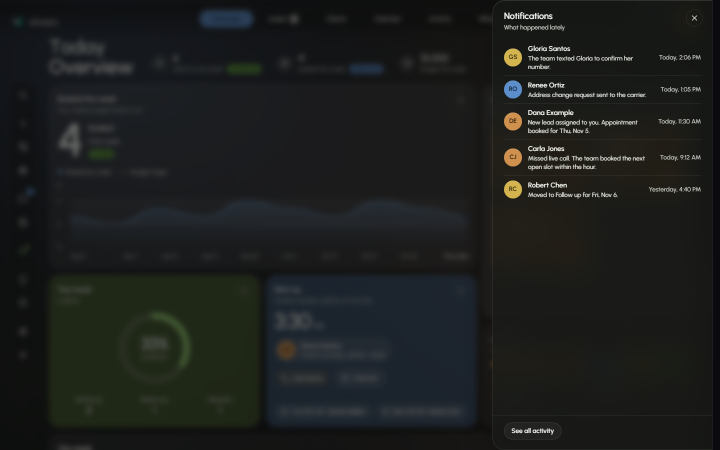
#> input picture qa/shell-843/notifications-1440-dark.png, 1440 x 900 px, found by its file name (shown at 1/2 size); its folder holds 4 pictures in this run
$ python sheet-843.py
#> lines starting #> are read from the running program, lines starting #| are printed output that depends on the picture
"""P843: contact sheets of qa/shell-843 shots + one strip image per stretch flight (frames stacked, ms labels)."""
import glob, os, re
from PIL import Image, ImageDraw
OUT = 'qa/shell-843'

def sheet(names, out, cols, w):
#> called with out = 'sheet-1440-dark.jpg', cols = 4, w = 640
    ims = [Image.open(f'{OUT}/{n}.png').convert('RGB') for n in names if os.path.exists(f'{OUT}/{n}.png')]
#> ims = 1 item
    ims = [im.resize((w, int(im.height * w / im.width))) for im in ims]
    h = max(im.height for im in ims)
#> h = 400
    rows = (len(ims) + cols - 1) // cols
#> rows = 1
    s = Image.new('RGB', (cols * w + (cols + 1) * 8, rows * (h + 26) + 8), (40, 40, 40))
#> s: PIL image 2600x434 RGB; every value is 40
    d = ImageDraw.Draw(s)
    for i, (im, n) in enumerate(zip(ims, names)):
        x, y = 8 + (i % cols) * (w + 8), 8 + (i // cols) * (h + 26)
        d.text((x, y), n, fill=(230, 230, 230))
        s.paste(im, (x, y + 16))
#> this loop made 1 pass
#> (n, x, y) on pass 1: ('overview-1440-dark', 8, 8)
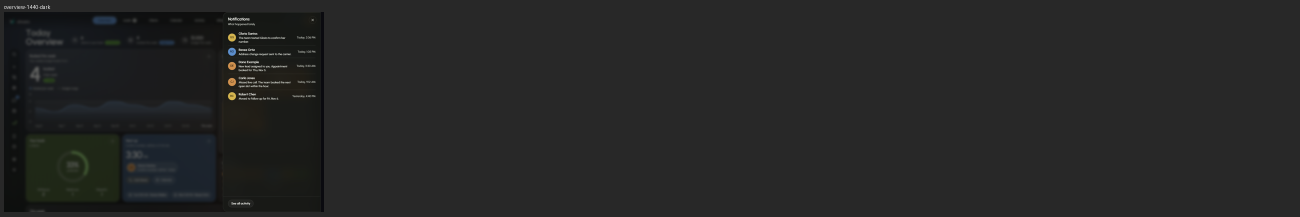
#> s: PIL image 2600x434 RGB (shown at 1/2 size); mean R, G, B 37.5, 38, 37.7
    s.save(f'{OUT}/{out}', quality=85)

pages = ['overview', 'clients', 'activity', 'settings', 'submit', 'notifications', 'search']
for t in ('dark', 'light'):
    sheet([f'{p}-1440-{t}' for p in pages] + [f'menu-1440-{t}'], f'sheet-1440-{t}.jpg', 4, 640)
    sheet([f'{p}-390-{t}' for p in pages], f'sheet-390-{t}.jpg', 7, 260)
#> call 2 of sheet, with out = 'sheet-390-dark.jpg', cols = 7, w = 260
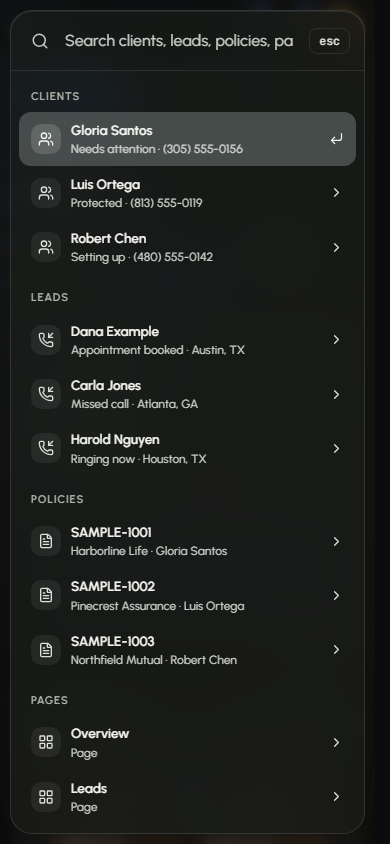
#> input picture qa/shell-843/search-390-dark.png, 390 x 844 px, found by its file name
#> in sheet (call 2), `h = max(im.height for im in ims)`: h = 562
#> in sheet (call 2), `s = Image.new('RGB', (cols * w + (cols + 1) * 8, rows * (h + 26) + 8),..`: s: PIL image 1884x596 RGB; every value is 40
#> the loop in sheet (call 2), `for i, (im, n) in enumerate(zip(ims, names)):` made 1 pass
#> (n, x, y) on pass 1: ('overview-390-dark', 8, 8)
#> after the loop in sheet (call 2), `for i, (im, n) in enumerate(zip(ims, names)):`:
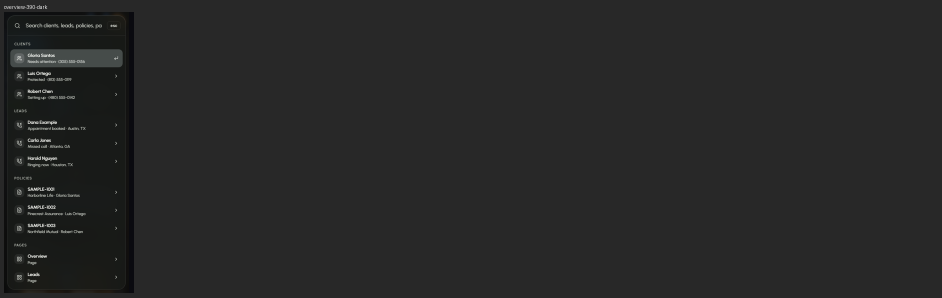
#> s: PIL image 1884x596 RGB (shown at 1/2 size); mean R, G, B 39.1, 39.3, 39.1
#> pass 2 of the loop `for t in ('dark', 'light'):`:
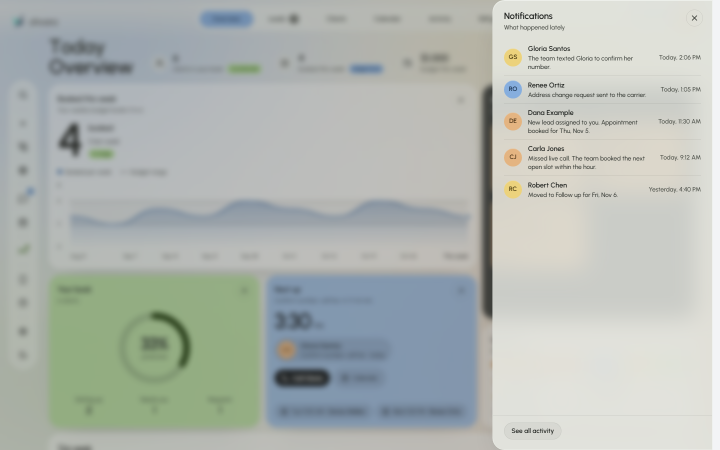
#> input picture qa/shell-843/notifications-1440-light.png, 1440 x 900 px, found by its file name (shown at 1/2 size)
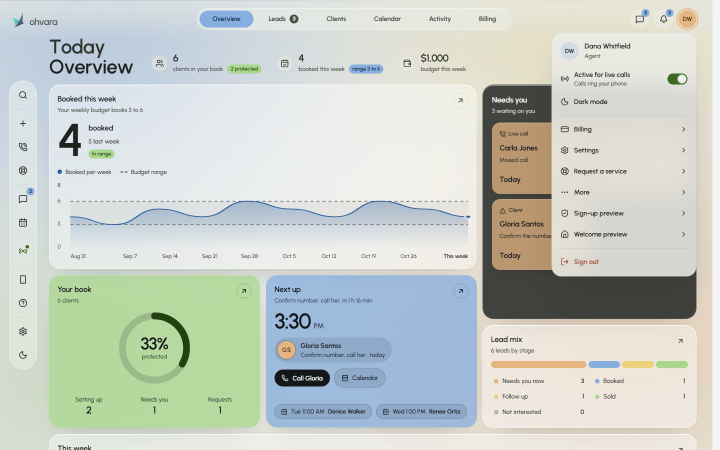
#> input picture qa/shell-843/menu-1440-light.png, 1440 x 900 px, found by its file name (shown at 1/2 size)
#> ims = 2 items
#> h = 400
#> the loop in sheet (call 3), `for i, (im, n) in enumerate(zip(ims, names)):` made 2 passes
#> (n, x, y) on passes 1 to 2: ('overview-1440-light', 8, 8), ('clients-1440-light', 656, 8)
#> after the loop in sheet (call 3), `for i, (im, n) in enumerate(zip(ims, names)):`:
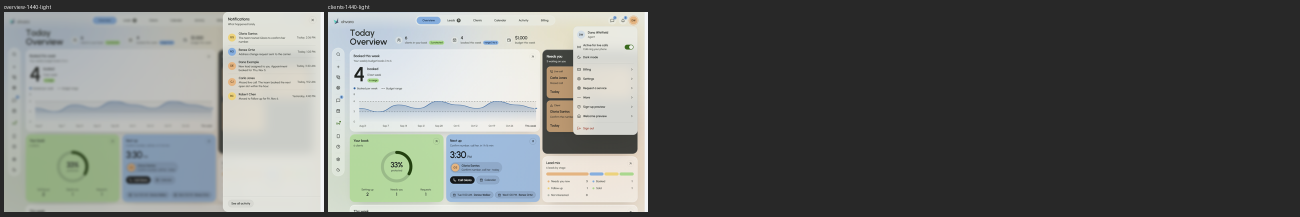
#> s: PIL image 2600x434 RGB (shown at 1/2 size); mean R, G, B 107.8, 110.7, 108.1
#> (the run stopped early here; a loop or call above may not have finished)
